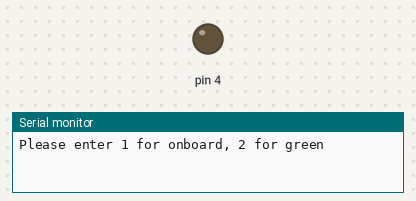
The sketch below on a simulated Arduino Uno, built with avr-gcc and run on an emulated ATmega328P. Shown: output pins drawn as LEDs (lit = HIGH), the last lines printed to the serial monitor.

Above: at 2.4 s.
At 6.5 s:
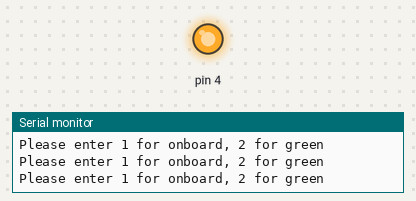
Timing chart, 0 to 6.9 s (numbered marks = the images above):
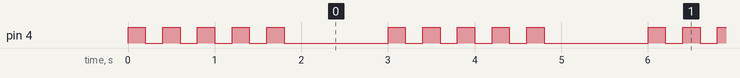

Measured:
- by itself, pin 4: repeats every 3.0 s: 4 × (LOW 0.20 s, HIGH 0.20 s), LOW 1.2 s, HIGH 0.20 s
- by itself, everything shown: repeats every 3.0 s, in 10 steps

The sketch:

Ian.ino
```cpp
#include "led.h"

int delayTime = 200; // ms
int flashAmount = 5; //default

void setup() {
  Serial.begin(9600);
  setupLed(GREEN_LED);
}

void loop() {
  int i;
  int tempDelayTime = 0;
  while(Serial.available() > 0) {
     tempDelayTime = Serial.parseInt();
  }
    if (tempDelayTime == 0) {
      while(Serial.available() > 0) {
        theLed = Serial.parseInt();
      }
      while(Serial.available() > 0) {
        int flashAmount = Serial.parseInt();
      }
        if (theLed == 1)
          setupLed(ONBOARD_LED);
        else if (theLed == 2)
          setupLed(GREEN_LED);
        else
          Serial.write("Please enter 1 for onboard, 2 for green\n");

         }
    if (Serial.read() == '\n') {
      // do nothing, just much the carriage return
    }
  for(i = 0; i < flashAmount; i++){
    flashLed(delayTime);

  }

  delay(1000);


}
```

led.h
```cpp
#define GREEN_LED 4
#define ONBOARD_LED 13

extern int theLed;

void setupLed(int whichLed);
void flashLed(int dtime);
```

led.ino
```cpp
int theLed = ONBOARD_LED;

void setupLed(int whichLed) {
  theLed = whichLed;
  pinMode(theLed, OUTPUT);
}

void flashLed(int dtime) {
  digitalWrite(theLed, HIGH);
  delay(delayTime);
  digitalWrite(theLed, LOW);
  delay(delayTime);
}
```
